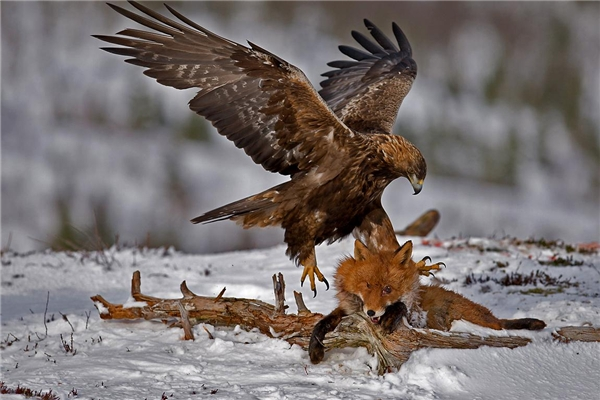
#> input picture bai4/test.jpg, 600 x 400 px
$ python ff_tranforms.py
#> lines starting #> are read from the running program, lines starting #| are printed output that depends on the picture
import numpy as np
import matplotlib.pyplot as plt
from scipy import fftpack
from matplotlib.colors import LogNorm

im = plt.imread('test.jpg').astype(float)

plt.figure()
plt.imshow(im, plt.cm.gray)
plt.title('Original image')
plt.savefig('gray_test.jpg')
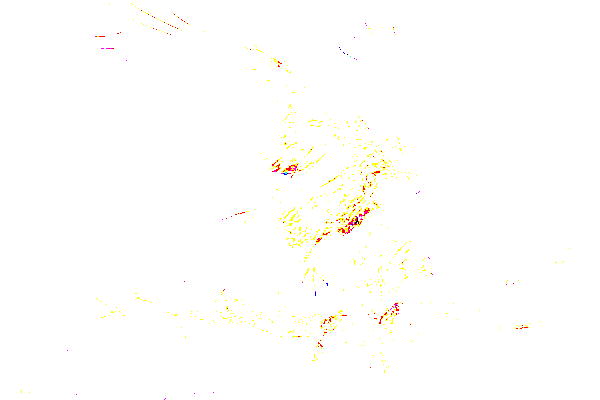
#> shown: shape (400, 600, 3) float64; mean R, G, B 1, 0.998, 0.991


im_fft = fftpack.fft2(im)
plt.figure()
#> (the run stopped early here; a loop or call above may not have finished)
